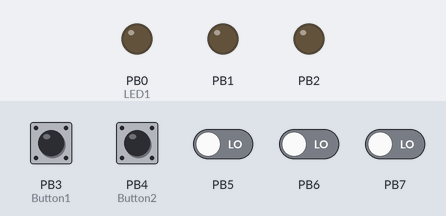
This program was run on a simulated ATmega328P, built with avr-gcc and emulated at 16 MHz. Parts: output pins drawn as LEDs (lit = HIGH). The test bench sets the inputs (shaded band); at power-on: PB3 (Button1), PB4 (Button2) HIGH, PB5–7 LOW.

Above: at 1.2 s.
1.3 s: PB3 (Button1) pulled LOW for 0.15 s
At 1.37 s:
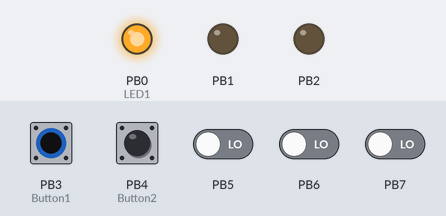
2.9 s: PB4 (Button2) pulled LOW for 0.15 s
At 2.97 s:
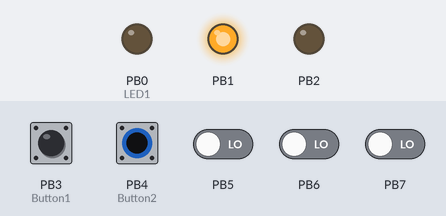
4.5 s: PB3 (Button1) driven LOW and PB4 (Button2) driven LOW
At 5.4 s:
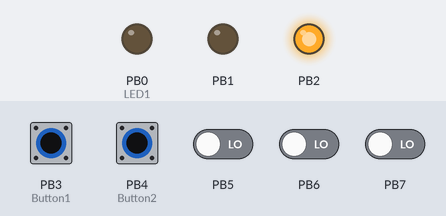
6.0 s: PB3 (Button1) driven HIGH
At 6.5 s:
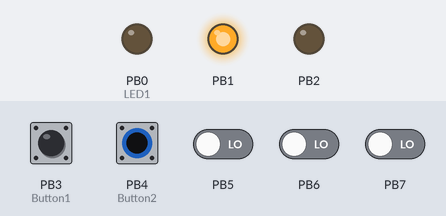
7.5 s: PB3 (Button1) driven LOW
At 8.8 s:
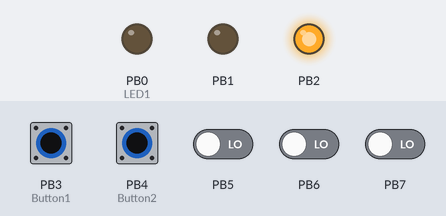
Timing chart, 0 to 10.0 s (numbered marks = the images above; inputs shaded):
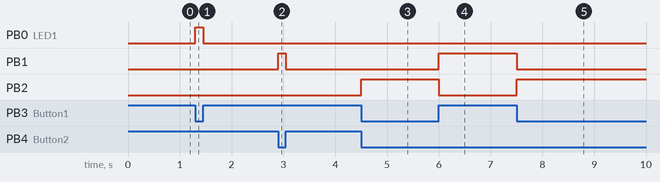

The program:

main.c
```c
/*
 Titel: C Labor 1 Aufgabe 2
 Laborgruppe: A9

 Lars Jelschen, Matrikelnummer: 5100174
 Marvin Klusmeyer, Matrikelnummer: 5093298
*/


#define F_CPU 16000000UL

#include <avr/io.h>

#define LED1 0
#define LED2 1
#define LED3 2

#define Button1 3
#define Button2 4

int main(void){
	// Richtung der LED Als ausgang setzen
	DDRB = (1<<LED1) | (1<<LED2) | (1<<LED3);
	//Pullups fuer die Buttons setzen
	PORTB = (1<<Button1)  | (1<<Button2);

	while (1){
		// Button Status
		int ButtonState = 0;

		if(!(PINB & (1<<Button1))){
			// addiere wenn Button 1 ist gedrückt
			ButtonState += 1;
		}

		if(!(PINB & (1<<Button2))){
			// addiere wenn Button 2 ist gedrückt
			ButtonState += 2;
		}

		switch (ButtonState){
			case 1:
			// setze LED 1
				PORTB = (1<<LED1) | (0<<LED2) | (0<<LED3) | (1<<Button1)  | (1<<Button2);
			break;
			case 2:
			// setze LED 2
				PORTB = (0<<LED1) | (1<<LED2) | (0<<LED3) | (1<<Button1)  | (1<<Button2);
			break;
			case 3:
			// setze LED 3
				PORTB = (0<<LED1) | (0<<LED2) | (1<<LED3) | (1<<Button1)  | (1<<Button2);
			break;

			default:
			// alle LED's auf aus
				PORTB = (0<<LED1) | (0<<LED2) | (0<<LED3) | (1<<Button1)  | (1<<Button2);
			break;
		}
	}
}
```

Measured:
- after the input at 1.3 s, PB0 (LED1): LOW → HIGH at once, → LOW 0.15 s later
- after the input at 2.9 s, PB1: LOW → HIGH at once, → LOW 0.15 s later
- after the input at 4.5 s, PB2: LOW → HIGH at once
- after the input at 6.0 s, PB1: LOW → HIGH at once; PB2: HIGH → LOW at once
- after the input at 7.5 s, PB1: HIGH → LOW at once; PB2: LOW → HIGH at once
